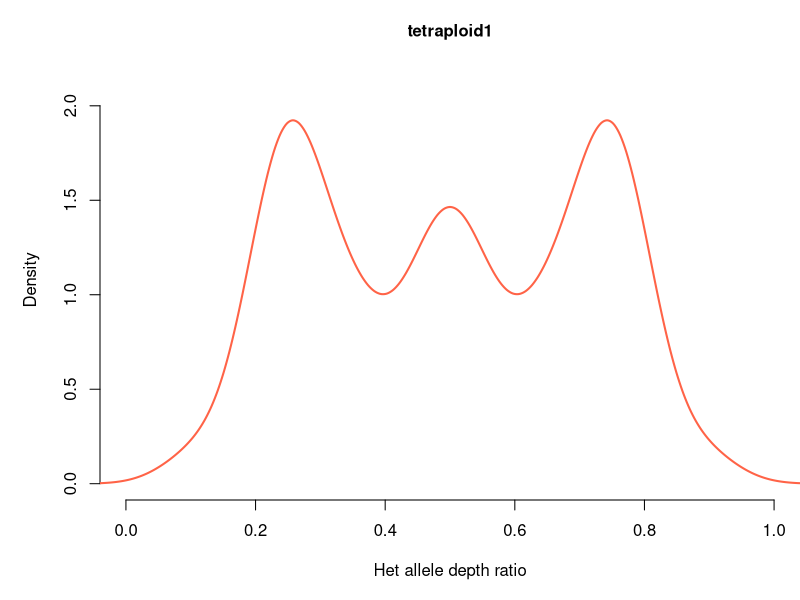
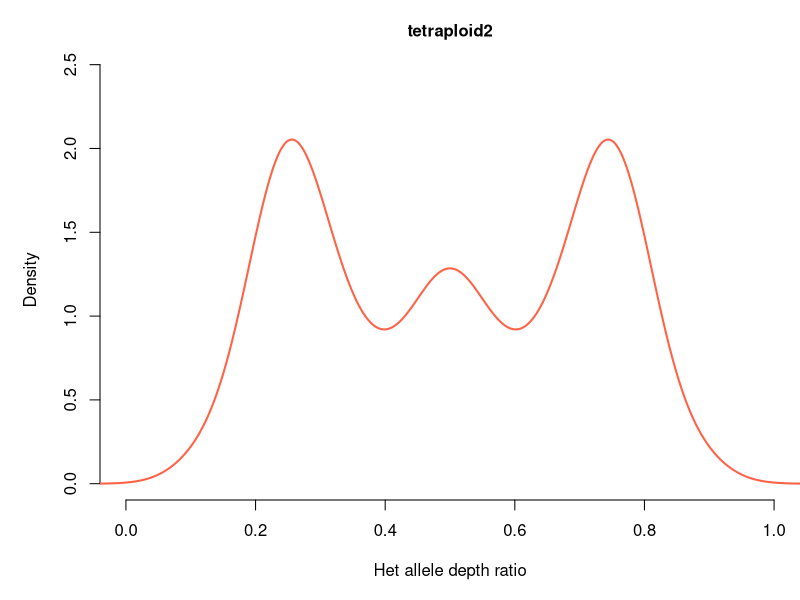
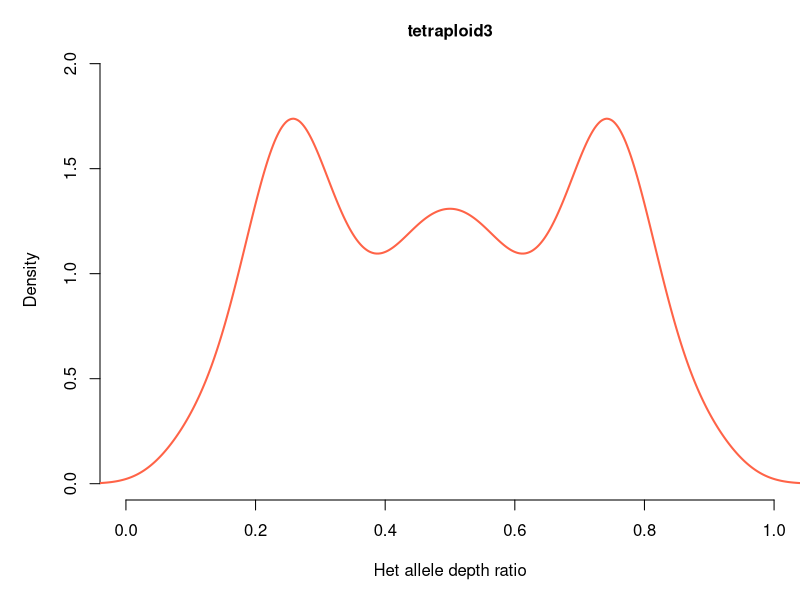
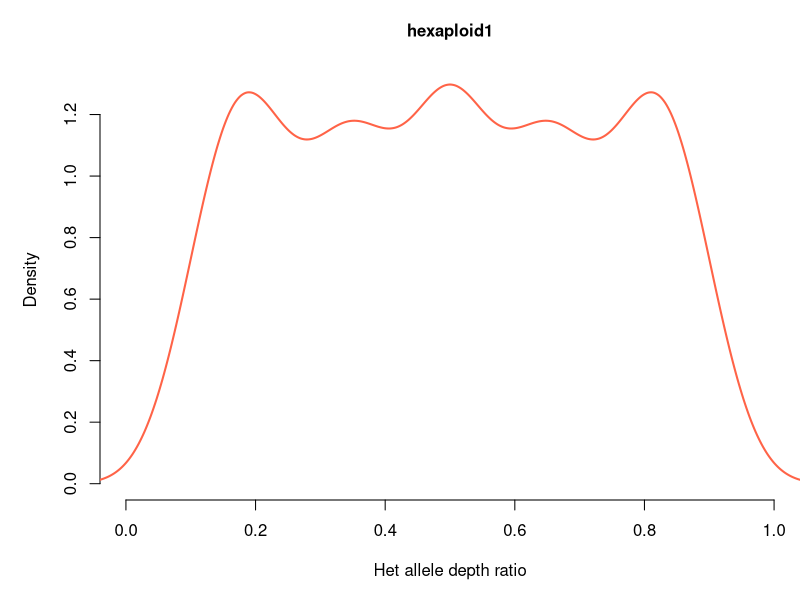

These charts were generated, in order, by the following R code:
####################
# PloidyVisualizer
###################
# Authors: Arthur Melo & Iago Hale
# Department of Agriculture, Nutrition, and Food Systems
# University of New Hampshire, Durham, NH, 03824, USA.
# September 2018
#
# This script parses the output of the downstream tool of GBS-SNP-CROP
# (Step 8, HetFreq format option selected) and generates a table of
# allele depth ratios at all heterozygous loci for all genotypes in the
# population. Based on this table, the script creates a histogram of
# allele depth ratios for each genotype, thus allowing a visual 
# inspection of the ploidy status of each individual.

setwd("/YOURPATHHERE") # SET THE PATH TO YOUR WORKING DIRECTORY 
data<-read.table(file="GSC.HetFreq.txt",sep="\t",h=T) # OPEN THE FILE GSC.HetFreq.txt from GBS-SNP-CROP Step 8

pdf("PloidyVisualizerOut.pdf",width=8,height=6) # Output can be found in file PloidyVisualizerOut.pdf
par(mar=c(5,5,3,0),cex.lab=1,cex.main=1,cex.axis=1)
for (i in 3:ncol(data)) {
  k<-data[,i]
  name<-colnames(data[i])
  k<-as.data.frame(na.omit(k))
  for (i in 1:nrow(k)) {
    if ( (k[i,1] > 0.95) || (k[i,1] < 0.05)) {
      k[i,1] <- NA
    } else {
      next
    }
  }
  colnames(k)<-"Freq"
  k<-na.omit(k)
  hist(k$Freq, xlab="Het allele depth ratio",main=name,probability=T,col="white",
       border="white",xlim=c(0,1))
  lines(density (k$Freq), col="tomato",lwd = 2)
}
dev.off()
